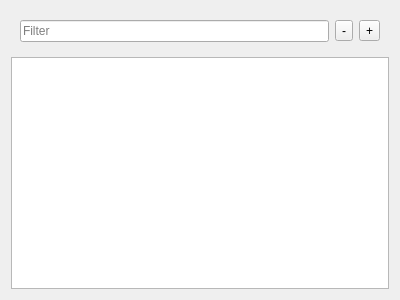
<?xml version="1.0" encoding="UTF-8"?>
<ui version="4.0">
 <class>WriteTreeDock</class>
 <widget class="QWidget" name="WriteTreeDock">
  <property name="geometry">
   <rect>
    <x>0</x>
    <y>0</y>
    <width>400</width>
    <height>300</height>
   </rect>
  </property>
  <property name="windowTitle">
   <string>Form</string>
  </property>
  <layout class="QVBoxLayout" name="mainVerticalLayout">
   <item>
    <widget class="QWidget" name="topWidget" native="true">
     <layout class="QHBoxLayout" name="horizontalLayout">
      <item>
       <widget class="QLineEdit" name="filterLineEdit">
        <property name="placeholderText">
         <string>Filter</string>
        </property>
       </widget>
      </item>
      <item>
       <widget class="QToolButton" name="removePropButton">
        <property name="text">
         <string>-</string>
        </property>
       </widget>
      </item>
      <item>
       <widget class="QToolButton" name="addPropButton">
        <property name="text">
         <string>+</string>
        </property>
       </widget>
      </item>
     </layout>
    </widget>
   </item>
   <item>
    <widget class="QTreeView" name="treeView">
     <property name="mouseTracking">
      <bool>false</bool>
     </property>
     <property name="alternatingRowColors">
      <bool>true</bool>
     </property>
    </widget>
   </item>
  </layout>
 </widget>
 <resources/>
 <connections/>
</ui>
